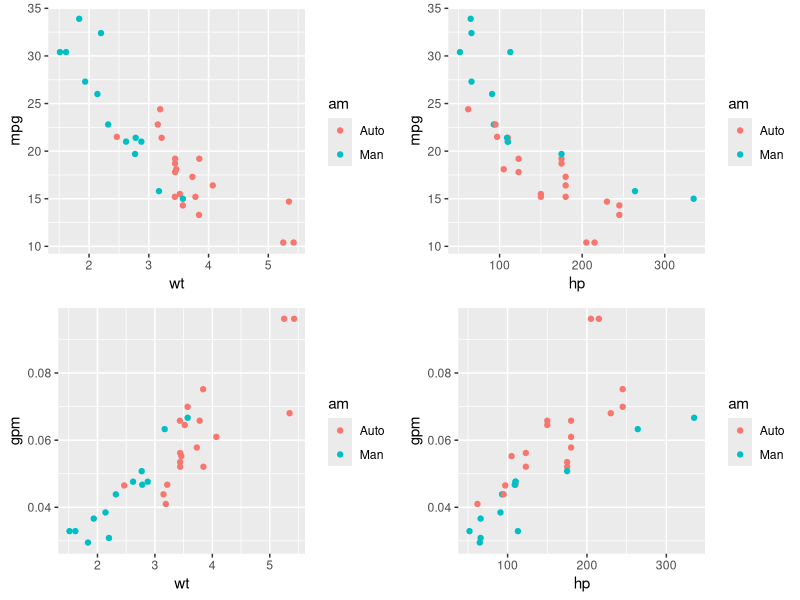
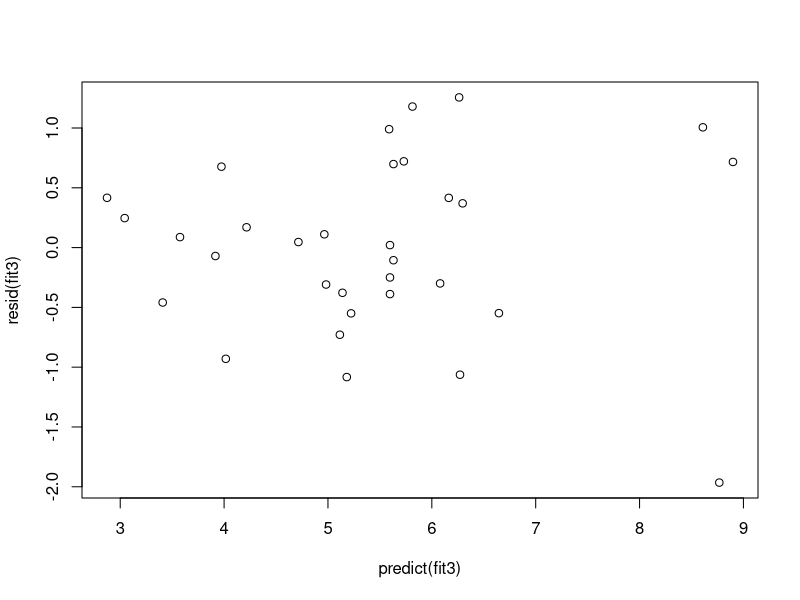
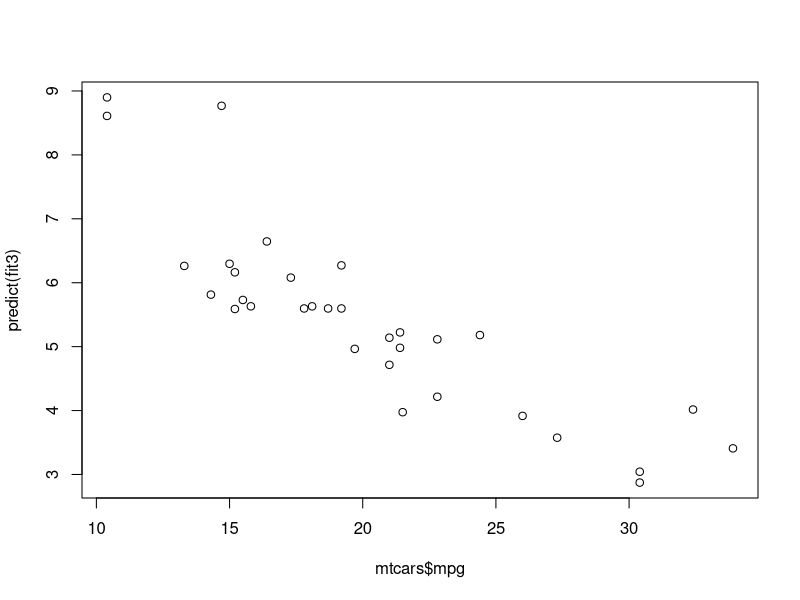
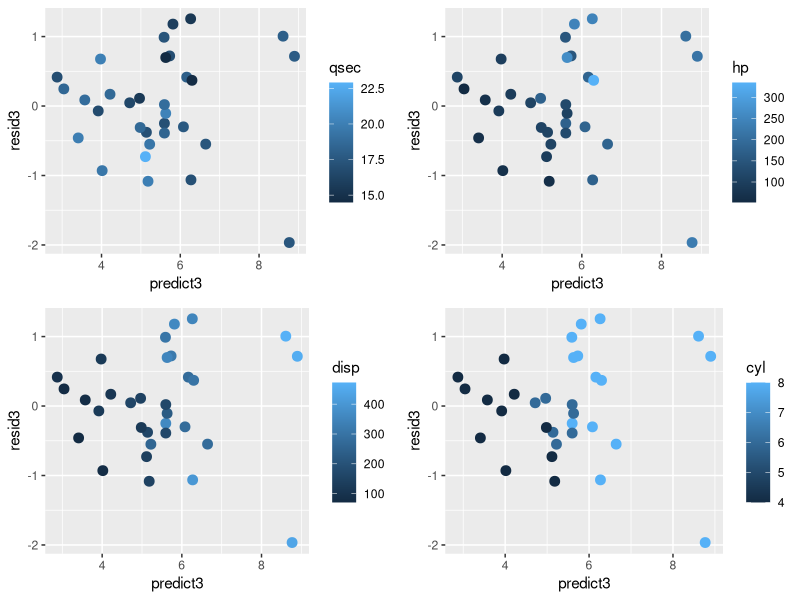
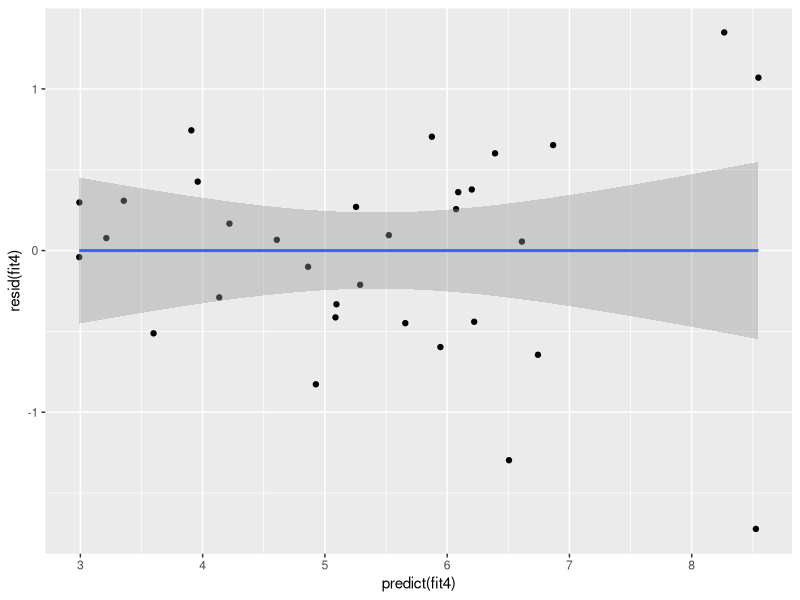

These charts were generated, in order, by the following R code:
## ---- chunk 1
library(ggplot2)
library(dplyr)
library(corrplot)
library(gridExtra)
## ---- chunk 2
mtcars
## ---- chunk 3
data(mtcars)
M<-cor(mtcars)
#corrplot(M, method="number")
mtcars$am <- factor(mtcars$am, levels = c(0,1), labels=c("Auto", "Man"))
mtcars$gpm <- 1/mtcars$mpg
p3<-ggplot(mtcars, aes(wt, gpm))+geom_point(aes(color=am))
p4<-ggplot(mtcars, aes(hp, gpm))+geom_point(aes(color=am))
p1<-ggplot(mtcars, aes(wt, mpg))+geom_point(aes(color=am))
p2<-ggplot(mtcars, aes(hp, mpg))+geom_point(aes(color=am))
grid.arrange(p1,p2,p3,p4, ncol=2)
## ---- chunk 4
fit1 <- lm(I(gpm*100)~am, data = mtcars )
summary(fit1)$coefficients
summary(fit1)$r.squared
## ---- chunk 5
fit3 <- lm(I(gpm*100)~am+wt, data = mtcars )
summary(fit3)$coefficients
summary(fit3)$r.squared
## ---- chunk 6
plot(predict(fit3),resid(fit3))
plot(mtcars$mpg,predict(fit3))
mtcars$resid3<-resid(fit3)
mtcars$predict3 <-predict(fit3)
p1<-ggplot(mtcars, aes(predict3,resid3))+geom_point(aes(color=qsec), size=3)
p2<-ggplot(mtcars, aes(predict3,resid3))+geom_point(aes(color=hp), size=3)
p3<-ggplot(mtcars, aes(predict3,resid3))+geom_point(aes(color=disp), size=3)
p4<-ggplot(mtcars, aes(predict3,resid3))+geom_point(aes(color=cyl), size=3)
grid.arrange(p1,p2,p3,p4, ncol=2)
## ---- chunk 7
fit4 <- lm(I(gpm*100)~am+wt+qsec, data = mtcars )
summary(fit4)$coefficients
summary(fit4)$r.squared
qplot(predict(fit4),resid(fit4))+geom_smooth(method="lm")
## ---- chunk 8
fit1 <- lm(I(gpm*100)~am, data = mtcars )
summary(fit1)$coefficients
summary(fit1)$r.squared
## ---- chunk 9
fit3 <- lm(I(gpm*100)~am+wt, data = mtcars )
summary(fit3)$coefficients
summary(fit3)$r.squared
